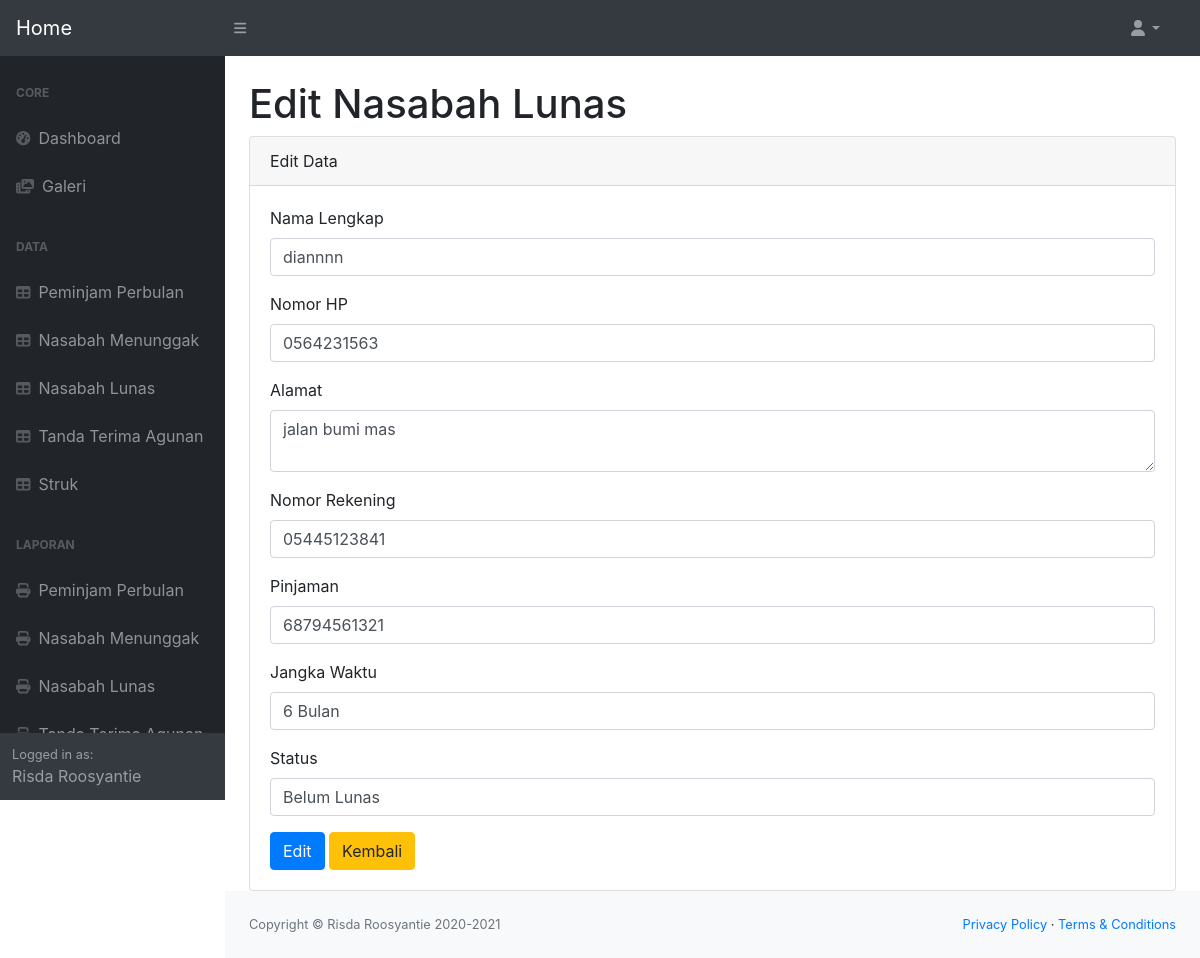
The page /edit-data-nasabah-lunas.php?id=2 (signed in) on the database its author committed.
### tables this page shows
CREATE TABLE `nasabahlunas` (
  `id` int(11) NOT NULL,
  `nama` varchar(255) NOT NULL,
  `nohp` varchar(255) NOT NULL,
  `alamat` text NOT NULL,
  `norekening` varchar(255) NOT NULL,
  `pinjaman` varchar(255) NOT NULL,
  `jangkawaktu` varchar(255) NOT NULL,
  `status` varchar(255) NOT NULL
);

### edit-data-nasabah-lunas.php (the view, shortened to what this page needs)
<?php
include 'header.php';
require 'include/function.php';
$id = $_GET['id'] ? $_GET['id'] : "";
$sql = mysqli_query($link, "SELECT * FROM nasabahlunas WHERE id='$id'");
$row = mysqli_fetch_array($sql);
?>
<main>
    <div class="container-fluid">
        <h1 class="mt-4">Edit Nasabah Lunas</h1>
        <div class="card">
            <div class="card-header">Edit Data
            </div>
            <div class="card-body">
                <form class="form-item" action="" method="post" role="form">
                    <div class="form-group">
                        <label for="nama">Nama Lengkap</label>
                        <input type="text" class="form-control" name="nama" placeholder="Risda Roosyantie" required="required" value="<?= $row['nama']; ?>">
                    </div>
                    <div class="form-group">
                        <label for="nohp">Nomor HP</label>
                        <input type="number" class="form-control" name="nohp" placeholder="081298452573" required="required" value="<?= $row['nohp']; ?>">
                    </div>
                    <div class="form-group">
                        <label for="alamat">Alamat</label>
                        <textarea class="form-control" name="alamat" placeholder="Jalan. Menuju Hatimu" required="required"><?= $row['alamat']; ?></textarea>
                    </div>
                    <div class="form-group">
                        <label for="norekening">Nomor Rekening</label>
                        <input type="number" class="form-control" name="norekening" placeholder="4531***********" required="required" value="<?= $row['norekening']; ?>">
                    </div>
                    <div class="form-group">
                        <label for="pinjaman">Pinjaman</label>
                        <input type="number" class="form-control" name="pinjaman" placeholder="600000" required="required" value="<?= $row['pinjaman']; ?>">
                    </div>
                    <div class="form-group">
                        <label for="jangkawaktu">Jangka Waktu</label>
                        <input type="text" class="form-control" name="jangkawaktu" placeholder="3 Bulan" required="required" value="<?= $row['jangkawaktu']; ?>">
                    </div>
                    <div class="form-group">
                        <label for="status">Status</label>
                        <input type="text" class="form-control" name="status" placeholder="" required="required" value="<?= $row['status']; ?>">
                    </div>
                    <button type="submit" name="editnasabahlunas" class="btn btn-primary" onclick="return confirm('Simpan perubahan?')">Edit</button>
                    <a href="data-nasabah-lunas.php" class="btn btn-warning" onclick="return confirm('Yakin batal edit?')">Kembali</a>
                </form>
            </div>
        </div>
    </div>
</main>
<?php
include 'footer.php';
?>

### rows shown on the page
nasabahlunas: nama "diannnn", nohp "0564231563", alamat "jalan bumi mas", norekening "05445123841", pinjaman "68794561321", jangkawaktu "6 Bulan", status "Belum Lunas"

### other values the page prints
$_SESSION['nama'] "Risda Roosyantie"
